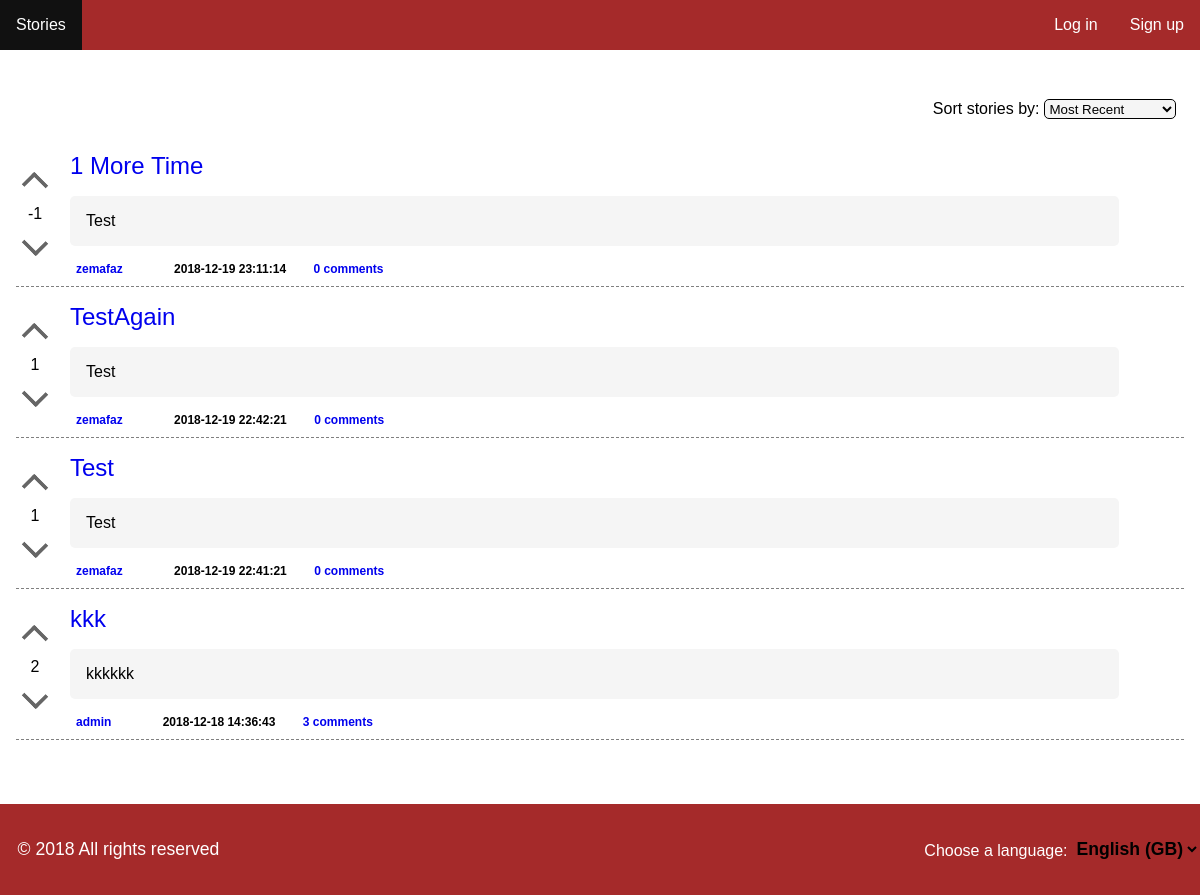
The page /pages/stories.php on the database as committed earlier.
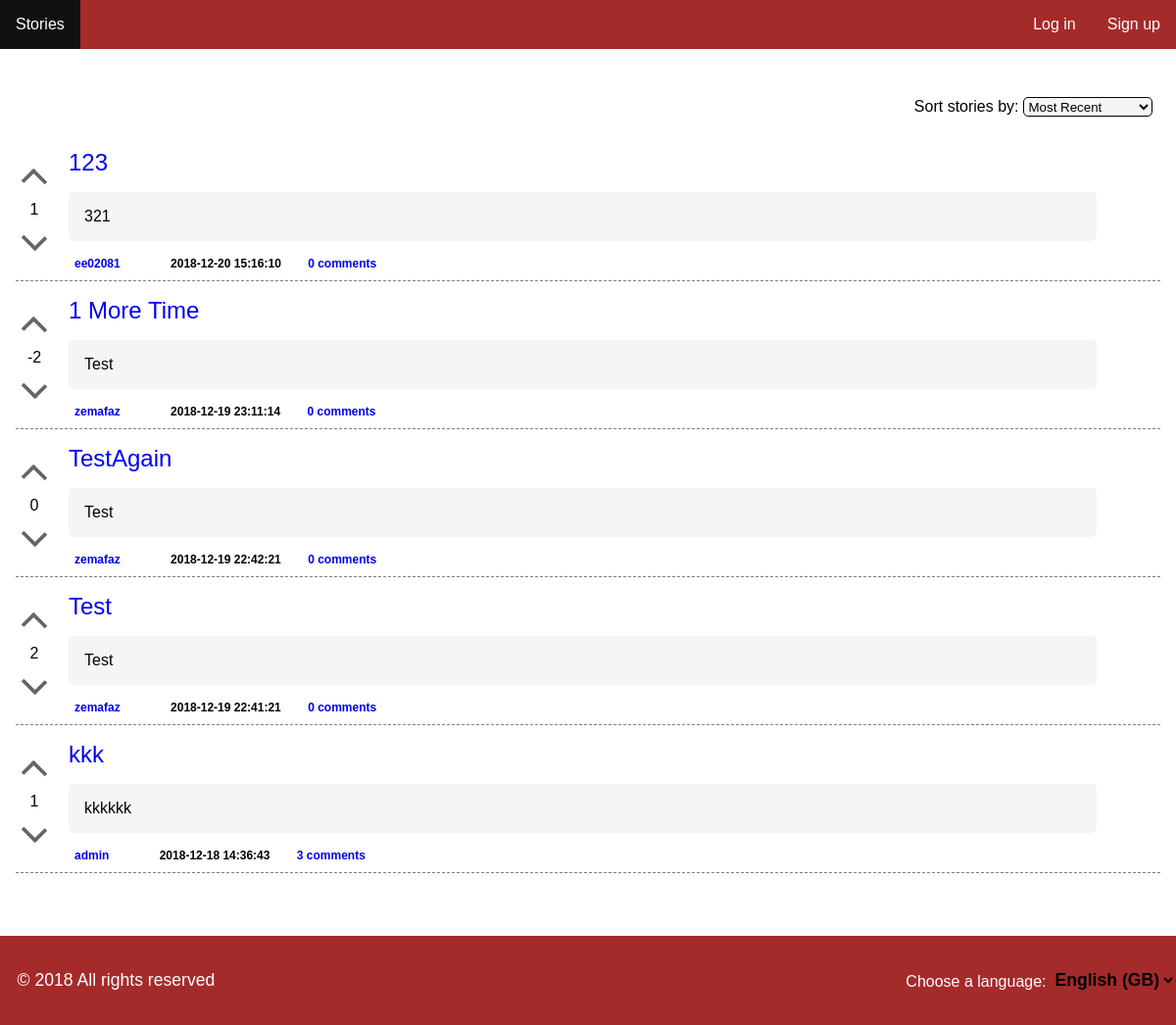
The same page on the database as committed later.
### tables this page shows
CREATE TABLE story (    
    id INTEGER PRIMARY KEY AUTOINCREMENT NOT NULL,
    channel_id INTEGER,
    user_id INTEGER,
    title VARCHAR NOT NULL,
    description VARCHAR NOT NULL,
    date DATETIME NOT NULL,
    karma INTEGER,
        FOREIGN KEY (channel_id) REFERENCES channel(id),
        FOREIGN KEY (user_id) REFERENCES user(id)
);

### pages/stories.php (called while the page is built, shortened)
<?php
	include_once('../config/init.php');
	include_once('../templates/header.php');
	include_once('../database/story.php');
	if(isset($_GET['sort'])) {
		$stories = getAllStories($_GET['sort']);
		$sort = $_GET['sort'];
	} else
		$stories = getAllStories("recent");
	include_once('../templates/list_stories.php');
	include_once('../templates/footer.php');
?>

### database/story.php (called while the page is built, shortened)
<?php
	function getAllStories($sort) {
		global $conn;
		switch($sort){
			case "recent":
				$stmt = $conn->prepare("SELECT story.*, COUNT(comment.story_id)as nrComm,  user.username as usrname FROM story left join comment on story.id=comment.story_id left join user on story.user_id=user.id group by story.id ORDER BY `date` DESC");
				break;
		}
		$stmt->execute();
		return $stmt->fetchAll();
	}
?>

### templates/list_stories.php (the view, shortened to what this page needs)
<section id="stories">
	<form action="../actions/action_sort.php" method="POST" id='sort'>
		<div class="form-group">
		        <label for="sorting">Sort stories by: </label>
		        <select id="sorting" name="sort">
		            <option value="recent" <?php echo ( isset($sort) && $sort == 'recent' ? 'selected' : ''); ?>>Most Recent</option>
		        </select>
				</div>
		</form>
	<?php foreach ($stories as $key => $story) { ?>
		<article id = 'story-holder-<?php echo $story['id'] ?>' class="story">
			<div id = 'vote'>
				<a href="#story-holder-<?php echo $story['id'] ?>" onclick="upvoteStory('<?php echo $story["id"] ?>')" class="vote upvote <?php echo ( isset($currentUser) && hasUserAlreadyUpvotedStory($currentUser['id'], $story['id']) ? 'voted' : '' ) ?>">
					<div class="arrow-up"></div>
				</a>
				<div id = 'karma'>
					<?php echo $story['karma']; ?>
				</div>
				<a href="#story-holder-<?php echo $story['id'] ?>" onclick="downvoteStory('<?php echo $story["id"] ?>')" class="vote downvote <?php echo ( isset($currentUser) && hasUserAlreadyDownvotedStory($currentUser['id'], $story['id']) ? 'voted' : '' ) ?>">
					<div class="arrow-down"></div>
				</a>
			</div>
			<div id = 'listStory'>
				<div class = 'listStory-title'>
						<a href="../pages/story.php?id=<?php echo $story['id']; ?>">
							<?php echo $story['title']; ?>
						</a>
				</div>
				<div class="listStory-description">
					<?php echo $story['description']; ?>
				</div>
				<div class = 'listStory-footer'>
					<a class="author" href="../pages/profile.php?profile=<?php echo $story['usrname']; ?>"><?php echo $story['usrname']; ?></a>
					<span class="tags">
					</span>
					<span class="date">
						<?php echo $story['date']; ?>
					</span>
					<a class="comments" href="../pages/story.php?id=<?php echo $story['id']; ?>"><?php echo $story['nrComm']; ?> comments</a>
				</div>
			</div>
		</article>
		<?php } ?>
</section>

### templates/header.php (shortened to what this page needs)
<!DOCTYPE html>
<html lang="en">
    <head>
		    <link rel="stylesheet" href="../css/allpages.css">
        <link rel="stylesheet" href="../css/main.css">
        <link rel="stylesheet" href="../css/header.css">
    </head>
<body>
  <nav id="navbar">
      <ul>
          <li>
              <a class='stories' href="../pages/stories.php">Stories</a>
          </li>
          <?php if(!isset($_SESSION['username'])) { ?>
            <li style="float:right">
              <a class='register' href="../pages/register.php">Sign up</a>
            </li>
            <li style="float:right">
              <a class='log-in' href="../pages/login.php">Log in</a>
            </li>
          <?php } ?>
      </ul>
  </nav>

### templates/footer.php (shortened to what this page needs)
<footer>
    <p>&copy; 2018 All rights reserved</p>
    <div class="choose-lang">
        <label for="country">Choose a language: </label>
        <select name="country" id="country">
            <option value="eng" id="eng">English (GB)</option>
        </select>
    </div>
</footer>
</body>
</html>

### css/allpages.css (style rules this page uses)
body { max-width: 1220px; min-height: 100vh; margin: 0 auto; font-family: 'Montserrat', sans-serif; -webkit-font-smoothing: antialiased; color: #000000; box-shadow: 0px 30px 40px rgba(0,0,0,.1); }
body > footer { grid-column: left / right; grid-row: content-end / footer-end; }
footer { margin-top: 3em; display: flex; flex-direction: row; align-items: baseline; justify-content: space-between; color: white; background-color: #A52A2A; }
footer p { font-family: 'Montserrat Light', sans-serif; font-size: 1.1em; padding: 1em; }
footer select { background-color: transparent; border: none; font-weight: bold; font-size: 1.1em; }

### css/main.css (style rules this page uses)
#listStory { width: 100%; }
select { border : 1px solid black; border-radius: 5px; padding: 0.5px; background-color: #F5F5F5; }
#stories { display: block; padding: 1em; }
#sort { margin-top: 25px; margin-bottom: 25px; text-align: right; }
#sort > * { padding: 0.5em; }
.story, #story { display:flex; align-items: center; padding-bottom: 10px; border-bottom: 1px dashed gray; margin-top: 1em; }
#vote { display: block; text-align: center; }
.arrow-up { position: relative; display: inline-block; vertical-align: middle; color: #666; box-sizing: border-box; width: 18px; height: 20px; border-width: 4px 4px 0 0; border-style: solid; margin: 10px; border-radius: 0 2px 0 0; transform: rotate(-45deg); }
.arrow-down { position: relative; display: inline-block; vertical-align: middle; color: #666; box-sizing: border-box; width: 18px; height: 20px; border-width: 4px 4px 0 0; border-style: solid; margin: 10px; border-radius: 0 2px 0 0; transform: rotate(135deg); }
.listStory-title { padding: 0em 1em 1em 1em; }
.listStory-title > * { text-decoration: none; font-size: 24px; }
.listStory-description { margin: 0em 1em 1em 1em; border-radius: 5px; background-color: #F5F5F5; text-align: justify; width: 90%; padding: 1rem; }
.listStory-footer { padding: 0rem 1rem 0rem 1rem; font-size: 12px; }
.listStory-footer > * { margin-right: 1em; padding: 0.5em; border-radius: 5px; text-align: center; font-weight: bold; text-decoration-line: none; text-decoration-color: blue; border-radius: 5px; }

### css/header.css (style rules this page uses)
ul { list-style-type: none; margin: 0; padding: 0; overflow: hidden; background-color: #A52A2A; }
li { float: left; }
li a { display: block; color: white; text-align: center; padding: 16px; text-decoration: none; }

Rows that differ between the two databases and show on the page:
added story: karma "1", title "123", description "321", usrname "ee02081", date "2018-12-20 15:16:10", nrComm "0"
changed story "1 More Time": karma "-1" → "-2"
changed story "TestAgain": karma "1" → "0"
changed story (number 4 of 5 on the later page): karma "1" → "2"
changed story "kkk": karma "2" → "1"
